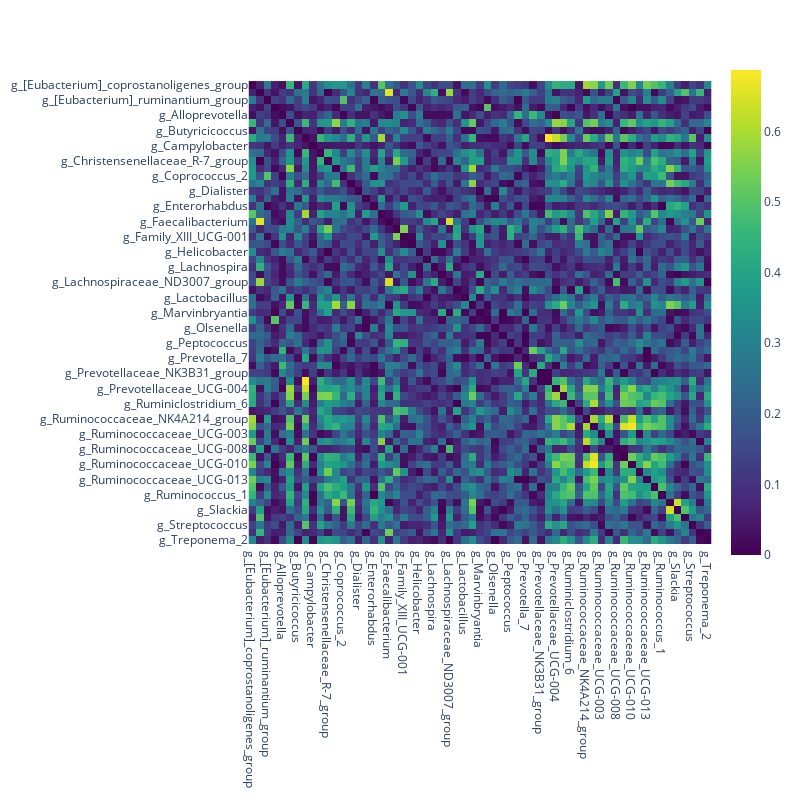

The code cell stored with this chart in its notebook:
### Code cell
import networkx as nx
import plotly.graph_objects as go
cor = data_df.corr('spearman')
cor = cor.map(lambda x: abs(x))- np.eye(cor.shape[0])
px.imshow(cor, color_continuous_scale='viridis', width=800, height=800)

### Figure 1 — Plotly figure (JSON) as saved in the notebook; plotly's stock layout.template omitted (floating-point values rounded to 4 significant figures; data arrays with more than 128 entries replaced by an {"elided": "..."} marker saying what was removed)
{"data": [{"coloraxis": "coloraxis", "hovertemplate": "x: %{x}<br>y: %{y}<br>color: %{z}<extra></extra>", "name": "0", "type": "heatmap", "x": ["g_[Eubacterium]_coprostanoligenes_group", "g_[Eubacterium]_hallii_group", "g_[Eubacterium]_ruminantium_group", "g_Acidaminococcus", "g_Alloprevotella", "g_Bifidobacterium", "g_Butyricicoccus", "g_CAG-873", "g_Campylobacter", "g_Candidatus_Methanogranum", "g_Christensenellaceae_R-7_group", "g_Collinsella", "g_Coprococcus_2", "g_Coriobacteriaceae_UCG-003", "g_Dialister", "g_Elusimicrobium", "g_Enterorhabdus", "g_Erysipelotrichaceae_UCG-004", "g_Faecalibacterium", "g_Family_XIII_AD3011_group", "g_Family_XIII_UCG-001", "g_GCA-900066575", "g_Helicobacter", "g_Lachnoclostridium", "g_Lachnospira", "g_Lachnospiraceae_FCS020_group", "g_Lachnospiraceae_ND3007_group", "g_Lachnospiraceae_NK3A20_group", "g_Lactobacillus", "g_Libanicoccus", "g_Marvinbryantia", "g_Megasphaera", "g_Olsenella", "g_Oribacterium", "g_Peptococcus", "g_Prevotella_2", "g_Prevotella_7", "g_Prevotella_9", "g_Prevotellaceae_NK3B31_group", "g_Prevotellaceae_UCG-003", "g_Prevotellaceae_UCG-004", "g_Rikenellaceae_RC9_gut_group", "g_Ruminiclostridium_6", "g_Ruminiclostridium_9", "g_Ruminococcaceae_NK4A214_group", "g_Ruminococcaceae_UCG-002", "g_Ruminococcaceae_UCG-003", "g_Ruminococcaceae_UCG-005", "g_Ruminococcaceae_UCG-008", "g_Ruminococcaceae_UCG-009", "g_Ruminococcaceae_UCG-010", "g_Ruminococcaceae_UCG-011", "g_Ruminococcaceae_UCG-013", "g_Ruminococcaceae_UCG-014", "g_Ruminococcus_1", "g_Senegalimassilia", "g_Slackia", "g_Solobacterium", "g_Streptococcus", "g_Succinivibrio", "g_Treponema_2"], "xaxis": "x", "y": ["g_[Eubacterium]_coprostanoligenes_group", "g_[Eubacterium]_hallii_group", "g_[Eubacterium]_ruminantium_group", "g_Acidaminococcus", "g_Alloprevotella", "g_Bifidobacterium", "g_Butyricicoccus", "g_CAG-873", "g_Campylobacter", "g_Candidatus_Methanogranum", "g_Christensenellaceae_R-7_group", "g_Collinsella", "g_Coprococcus_2", "g_Coriobacteriaceae_UCG-003", "g_Dialister", "g_Elusimicrobium", "g_Enterorhabdus", "g_Erysipelotrichaceae_UCG-004", "g_Faecalibacterium", "g_Family_XIII_AD3011_group", "g_Family_XIII_UCG-001", "g_GCA-900066575", "g_Helicobacter", "g_Lachnoclostridium", "g_Lachnospira", "g_Lachnospiraceae_FCS020_group", "g_Lachnospiraceae_ND3007_group", "g_Lachnospiraceae_NK3A20_group", "g_Lactobacillus", "g_Libanicoccus", "g_Marvinbryantia", "g_Megasphaera", "g_Olsenella", "g_Oribacterium", "g_Peptococcus", "g_Prevotella_2", "g_Prevotella_7", "g_Prevotella_9", "g_Prevotellaceae_NK3B31_group", "g_Prevotellaceae_UCG-003", "g_Prevotellaceae_UCG-004", "g_Rikenellaceae_RC9_gut_group", "g_Ruminiclostridium_6", "g_Ruminiclostridium_9", "g_Ruminococcaceae_NK4A214_group", "g_Ruminococcaceae_UCG-002", "g_Ruminococcaceae_UCG-003", "g_Ruminococcaceae_UCG-005", "g_Ruminococcaceae_UCG-008", "g_Ruminococcaceae_UCG-009", "g_Ruminococcaceae_UCG-010", "g_Ruminococcaceae_UCG-011", "g_Ruminococcaceae_UCG-013", "g_Ruminococcaceae_UCG-014", "g_Ruminococcus_1", "g_Senegalimassilia", "g_Slackia", "g_Solobacterium", "g_Streptococcus", "g_Succinivibrio", "g_Treponema_2"], "yaxis": "y", "z": {"elided": "61x61 float values"}}], "layout": {"coloraxis": {"colorscale": [[0, "#440154"], [0.1111, "#482878"], [0.2222, "#3e4989"], [0.3333, "#31688e"], [0.4444, "#26828e"], [0.5556, "#1f9e89"], [0.6667, "#35b779"], [0.7778, "#6ece58"], [0.8889, "#b5de2b"], [1, "#fde725"]]}, "height": 800, "margin": {"t": 60}, "width": 800, "xaxis": {"anchor": "y", "constrain": "domain", "domain": [0, 1], "scaleanchor": "y"}, "yaxis": {"anchor": "x", "autorange": "reversed", "constrain": "domain", "domain": [0, 1]}}}
